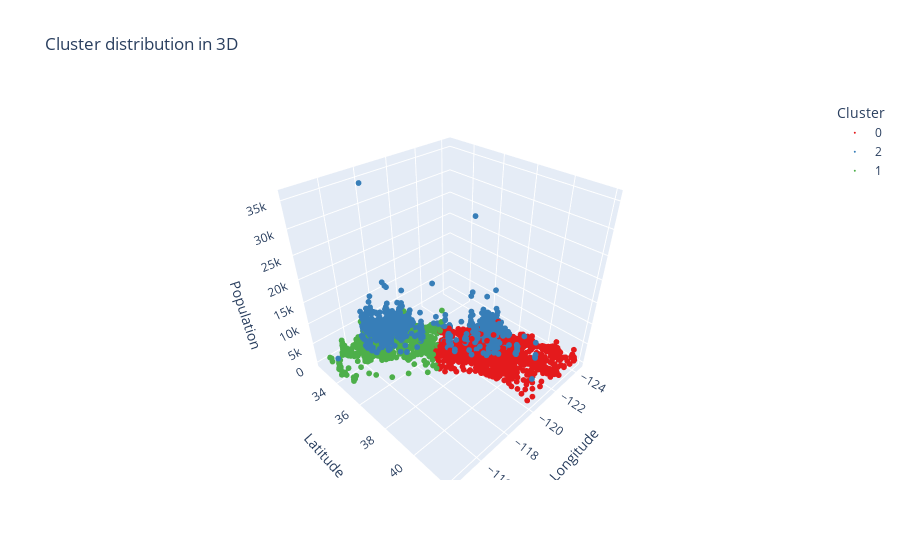

Notebook code cell kept with this figure:
### Code cell
# Plot clusters in 3D using lat, lon and median house value
fig = px.scatter_3d(
    df_original,
    x='longitude',
    y='latitude',
    z='population',
    color=cluster_labels.astype(str),
    labels={
        'longitude': 'Longitude',
        'latitude': 'Latitude',
        'population': 'Population',
        'color': 'Cluster'
    },
    title='Cluster distribution in 3D',
    color_discrete_sequence=px.colors.qualitative.Set1
)

fig.update_traces(marker=dict(size=2))
fig.show()

### Figure 1 — Plotly figure (JSON) as saved in the notebook; plotly's stock layout.template omitted (floating-point values rounded to 4 significant figures; data arrays with more than 128 entries replaced by an {"elided": "..."} marker saying what was removed)
{"data": [{"hovertemplate": "Cluster=0<br>Longitude=%{x}<br>Latitude=%{y}<br>Population=%{z}<extra></extra>", "legendgroup": "0", "marker": {"color": "rgb(228,26,28)", "size": 2, "symbol": "circle"}, "mode": "markers", "name": "0", "scene": "scene", "showlegend": true, "type": "scatter3d", "x": {"elided": "8231 float values"}, "y": {"elided": "8231 float values"}, "z": {"elided": "8231 float values"}}, {"hovertemplate": "Cluster=2<br>Longitude=%{x}<br>Latitude=%{y}<br>Population=%{z}<extra></extra>", "legendgroup": "2", "marker": {"color": "rgb(55,126,184)", "size": 2, "symbol": "circle"}, "mode": "markers", "name": "2", "scene": "scene", "showlegend": true, "type": "scatter3d", "x": {"elided": "1744 float values"}, "y": {"elided": "1744 float values"}, "z": {"elided": "1744 float values"}}, {"hovertemplate": "Cluster=1<br>Longitude=%{x}<br>Latitude=%{y}<br>Population=%{z}<extra></extra>", "legendgroup": "1", "marker": {"color": "rgb(77,175,74)", "size": 2, "symbol": "circle"}, "mode": "markers", "name": "1", "scene": "scene", "showlegend": true, "type": "scatter3d", "x": {"elided": "10665 float values"}, "y": {"elided": "10665 float values"}, "z": {"elided": "10665 float values"}}], "layout": {"legend": {"title": {"text": "Cluster"}, "tracegroupgap": 0}, "scene": {"domain": {"x": [0, 1], "y": [0, 1]}, "xaxis": {"title": {"text": "Longitude"}}, "yaxis": {"title": {"text": "Latitude"}}, "zaxis": {"title": {"text": "Population"}}}, "title": {"text": "Cluster distribution in 3D"}}}
